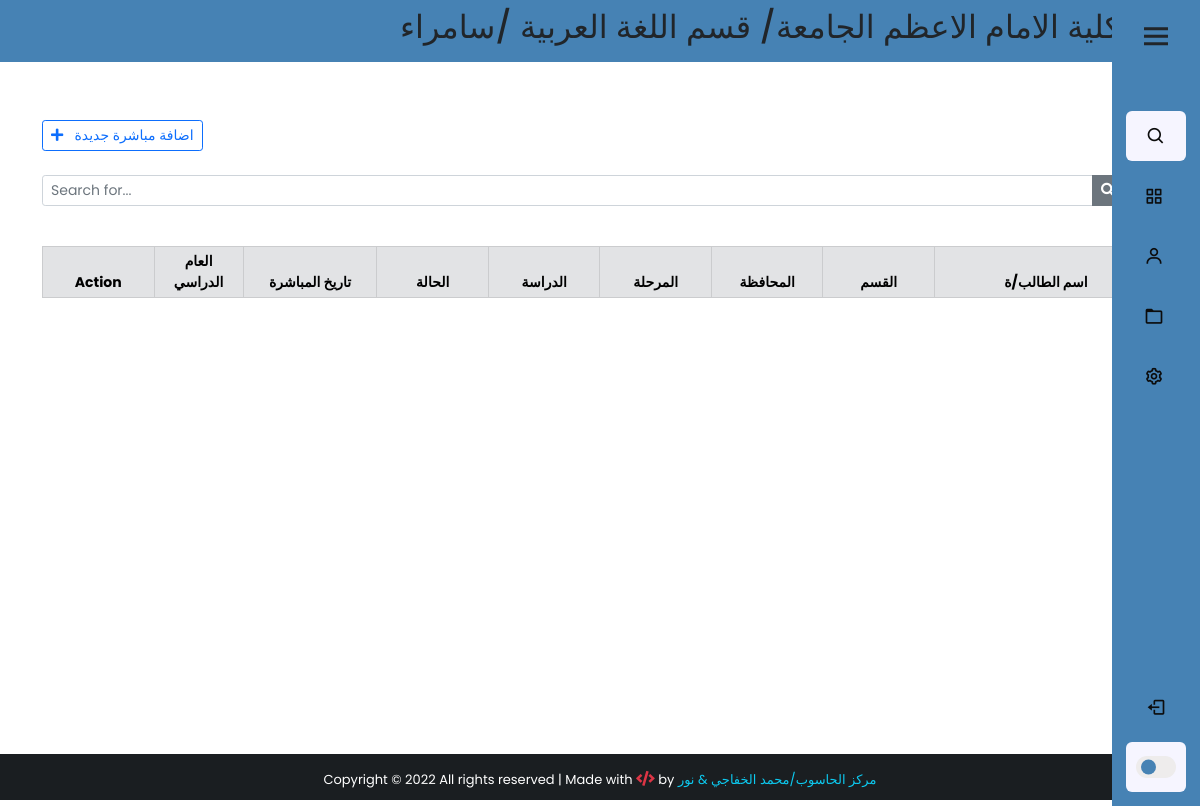
The page /backend-allstudents/ (signed in) on the database as committed earlier.
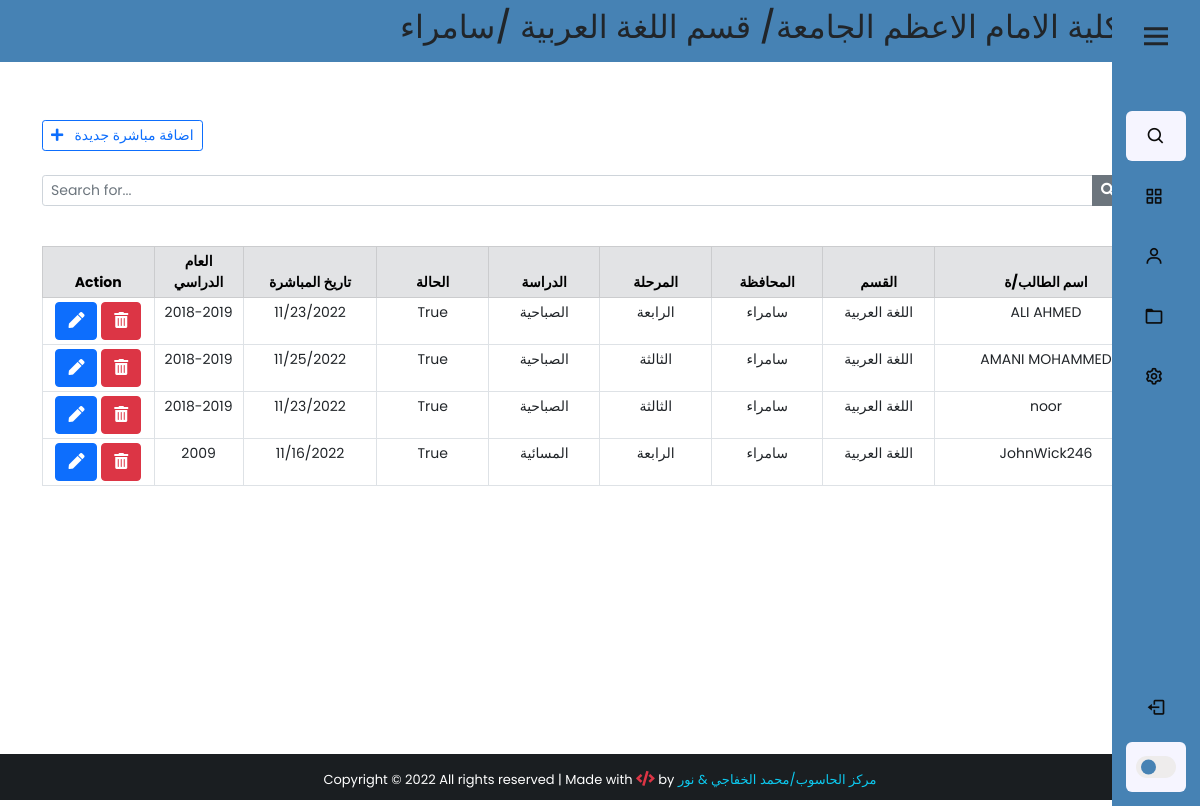
The same page on the database as committed later.
### app/models.py (models this page shows, shortened)
class UserProfile(models.Model):
    user = models.OneToOneField(User,on_delete=models.PROTECT,verbose_name="اسم المستخدم")
    Dname = models.ForeignKey(Department,on_delete=models.PROTECT,verbose_name="القسم")
    Cname = models.ForeignKey(City,on_delete=models.PROTECT,verbose_name="المحافظة")
    class Meta:
        verbose_name_plural = "بروفايل المستخدمين"

class Department(models.Model):
    Dname = models.CharField(max_length=100,verbose_name="القسم")
    def __str__(self):
        return self.Dname
    class Meta:
        verbose_name_plural = "الاقسام العلمية"

class City(models.Model):
    Cname = models.CharField(max_length=100,verbose_name="المحافظة")
    def __str__(self):
        return self.Cname
    class Meta:
        verbose_name_plural = "المحافظات"

class AllStudents(models.Model):
    stage_list = (
        ("الاولى", "الاولى"),
        ("الثانية", "الثانية"),
        ("الثالثة", "الثالثة"),
        ("الرابعة", "الرابعة"),
    )
    study_list = (
        ("الصباحية", "الصباحية"),
        ("المسائية", "المسائية"),
    )
    user = models.CharField(max_length=100, verbose_name="اسم المستخدم")
    name = models.CharField(max_length=100, verbose_name="اسم الطالب/ة")
    Dname = models.CharField(max_length=100, verbose_name="القسم")
    Cname = models.CharField(max_length=100, verbose_name="المحافظة")
    stage = models.CharField(max_length=50, verbose_name="المرحلة", choices=stage_list,)
    state = models.BooleanField(max_length=100, verbose_name="مباشرة",default=True,null=True,blank=True)
    date = models.DateField(verbose_name="تاريخ المباشرة",null=True,blank=True)
    year = models.CharField(max_length=50, verbose_name="العام الدراسي")
    study = models.CharField(max_length=20,verbose_name="الدراسة", choices=study_list,null=True)
    note = models.TextField(blank=True, null=True, verbose_name="الملاحظات")
    img = models.ImageField(upload_to="%y/%m",null=True,blank=True)
    created_at = models.DateTimeField(auto_now_add=True)
    class Meta:
        verbose_name_plural = 'مباشرات الطلبة'

### app/views.py (the view)
# urls.py: path('backend-allstudents/',views.backend_all_student,name="backend_all_student"),
@cache_control(no_cache=True, must_revalidate=True, no_store=True)
@login_required(login_url='login')
def backend_all_student(request):
    if 'q' in request.GET:
        q = request.GET['q']
        user = request.user.userprofile
        all_student_list = AllStudents.objects.filter(
            Q(name__icontains=q) | Q(stage=q) | Q(study=q)
        ).order_by('-created_at')
        all_student_list=all_student_list.filter(Dname=user.Dname,Cname=user.Cname,user=user.user)
    else:
        user = request.user.userprofile
        all_student_list = AllStudents.objects.all().filter(
            user=user.user, Dname=user.Dname, Cname=user.Cname).order_by('-created_at','stage')
    paginator = Paginator(all_student_list, 5)
    page = request.GET.get('page')
    all_students = paginator.get_page(page)
    context = {
        'allstd': all_students,
        'user': user,
    }
    return render(request, 'AllStudents/backend-allstudents.html', context)

### app/templates/AllStudents/backend-allstudents.html (shortened to what this page needs)
{% extends 'base2.html' %}
{% block content %}
<div class="container" style="padding-top:10px;">
     <br><br>
     <div class="d-flex justify-content-between">
          <a href="{% url 'add_allstudent' %}" class="btn btn-outline-primary btn-sm"> <i class="fas fa-plus"></i>&nbsp;&nbsp; اضافة مباشرة جديدة</a>
     </div>
     <form action="">
          <div class="input-group input-group-sm mb-3 mt-4">
               <input type="text" name="q" class="form-control" placeholder="Search for..." value="{{ request.GET.q }}">
               <button class="btn btn-secondary"><i class="fas fa-search"></i></button>
               <a href="{% url 'backend_all_student' %}" class="btn btn-dark" style="margin-left:2px;"></a>
          </div>
     </form>
     <center>
          <table class="table table-bordered table-sm mt-4" style="text-align: center; font-size: 14px;">
               <thead class="table-secondary">
                  <div class="row">
                    <tr>
                         <th class="col-lg-2 col-sm-1" style="width:10%;" colspan="1">Action</th>
                         <th class="col-lg-2 col-sm-1" style="width:8%;">العام الدراسي</th>
                         <th class="col-lg-2 col-sm-1" style="width:12%;">تاريخ المباشرة</th>
                         <th class="col-lg-2 col-sm-1" style="width:10%;">الحالة</th>
                         <th class="col-lg-2 col-sm-1" style="width:10%;">الدراسة </th>
                         <th class="col-lg-2 col-sm-1" style="width:10%;">المرحلة </th>
                         <th class="col-lg-2 col-sm-1" style="width:10%;">المحافظة</th>
                         <th class="col-lg-2 col-sm-1" style="width:10%;">القسم</th>
                         <th class="col-lg-2 col-sm-1" style="width:20%;">اسم الطالب/ة</th>
                    </tr>
              </div>
               </thead>
               {% for std in allstd %}
               <tr>
                     <td>
                         <a href="/all_student/{{std.id}}" class="btn btn-primary " title="Edit patient">
                              <i class="fas fa-pen"></i>
                         </a>
                         <a class="btn btn-secondary btn-danger" title="Remove patient" data-bs-toggle="modal" data-bs-target="#deleteModal{{std.pk}}">
                              <i class="fas fa-trash-alt"></i>
                         </a>
                     </td>
                    <td>{{std.year}}</td>
                     <td>{{std.date | date:'m/d/Y'}}</td>
                    <td>{{std.state}}</td>
                    <td>{{std.study}}</td>
                    <td>{{std.stage}}</td>
                    <td>{{std.Cname}}</td>
                    <td>{{std.Dname}}</td>
                    <td >{{std.name}}</td>
               </tr>
               {% endfor %}
          </table>
     </center>
    <br> <br>
     </div>
{% endblock content %}

### app/templates/base2.html (shortened to what this page needs)
{% load static %}
<!DOCTYPE html>
<html lang="en">
<head>
    <link href="https://cdn.jsdelivr.net/npm/bootstrap@5.0.2/dist/css/bootstrap.min.css" rel="stylesheet">
    <link rel="stylesheet" href="https://use.fontawesome.com/releases/v5.15.4/css/all.css">
    <link rel="stylesheet" href="{% static 'css/style.css' %}">
</head>
<body style="overflow: scroll;">
{% include 'sidebar-dark.html' %}
 <div class="wrapper">
    <header>
        <nav class="navbar navbar-expand-id navbar-dark "style="background-color:steelblue; text-align:center;">
             <h2 class="text-dark text-outline-primary" style=" margin-left:400px;">كلية الامام الاعظم الجامعة/ قسم  {{user.Dname}}  /{{user.Cname}}</h2>
        </nav>
    </header>
    {% block content %}
    {% endblock content %}
         </div>
 {% include 'footer.html' %}
</body>
</html>

### app/templates/sidebar-dark.html (shortened to what this page needs)
  {% load static %}
  <link href='https://unpkg.com/boxicons@2.1.1/css/boxicons.min.css' rel='stylesheet'>
  <link rel="stylesheet" href="{% static 'css/sidebar-dark.css' %}">
<nav class="sidebar close">
        <header>
           <div class="image-text">
                    <span class="image">
                        <i class='bx bx-menu' id="btn" style="font-size:36px"> </i>
                        </span>
            </div>
        </header>
        <div class="menu-bar">
            <div class="menu">
                <li class="search-box">
                    <i class='bx bx-search icon'></i>
                </li>
                <ul class="menu-links">
                    <li class="nav-link">
                        <a href="/backend/">
                            <i class='bx bx-grid-alt icon'></i>
                        </a>
                    </li>
                    <li class="nav-link">
                        <a href="/backendState/">
                            <i class='bx bx-user icon' ></i>
                        </a>
                    </li>
                    <li class="nav-link">
                        <a href="/notifications/">
                            <i class='bx bx-folder icon'></i>
                        </a>
                    </li>
                    <li class="nav-link">
                        <a href="/backend-allstudents/">
                            <i class='bx bx-cog icon' ></i>
                        </a>
                    </li>
                </ul>
            </div>
            <div class="bottom-content">
                <li class="">
                    <a href="#" id="btn-nav" data-bs-toggle="modal" data-bs-target="#exampleModal">
                        <i class='bx bx-log-out icon' class='bx bx-log-out' id="log_out" ></i>
                    </a>
                </li>
                <li class="mode">
                    <div class="toggle-switch">
                        <span class="switch"></span>
                    </div>
                </li>
            </div>
        </div>
    </nav>

### app/templates/footer.html (shortened to what this page needs)
  <footer class="bg-dark text-center text-lg-start mt-1" id="footer" style="color:#fff;">
    <div class="text-center p-3" style="background-color:rgba(0, 0, 0,0.2);">
        Copyright &copy; {% now "Y" %} All rights reserved | Made with
        <i class="text-danger fas fa-code" style="font-size:15px"></i> by
        <a href="#" target="_blank" style="color:#0dcaf0; text-decoration:none;">مركز الحاسوب/محمد الخفاجي & نور</a>
    </div>
   </footer>

### std_collage/static/css/style.css (style rules this page uses)
html , body { height: 100%; margin: 0; max-width: 100%; overflow-y: hidden; }
#btn-nav { width: 90px; float: right; margin-right: 25px; }
.wrapper { min-height:100%; margin-bottom: -50px; }
#footer, .push { height: 50px; font-size:13px; }

### std_collage/static/css/sidebar-dark.css (style rules this page uses)
* { margin: 0; padding: 0; box-sizing: border-box; font-family: 'Poppins', sans-serif; }
:root { --body-color: white ; --sidebar-color:steelblue; --primary-color: cornflowerblue; --primary-color-light: #F6F5FF; --toggle-color: rgb(238, 236, 236); --text-color: #0c0c0c; --tran-03: all 0.2s ease; --tran-03: all 0.3s ease; --tran-04: all 0.3s ease; --tran-05: all 0.3s ease; }
body { min-height: 100vh; background-color: var(--body-color); transition: var(--tran-05); }
.sidebar { position: fixed; top: 0; right: 0; height: 100%; width: 250px; padding: 10px 14px; background: var(--sidebar-color); transition: var(--tran-05); z-index: 100; }
.sidebar.close { width: 88px; }
.sidebar li { height: 50px; list-style: none; display: flex; align-items: left; margin-top: 10px; }
.sidebar header .image, .sidebar .icon { min-width: 60px; border-radius: 6px; }
.sidebar .icon { min-width: 60px; border-radius: 6px; height: 100%; display: flex; align-items: center; justify-content: center; font-size: 20px; }
.sidebar .text, .sidebar .icon { color: var(--text-color); transition: var(--tran-03); }
.sidebar header { position: relative; }
.sidebar header .image-text { display: flex; align-items: center; }
.sidebar header .image { display: flex; align-items: center; justify-content: center; }
.sidebar .menu { margin-top: 40px; }
.sidebar li.search-box { border-radius: 6px; background-color: var(--primary-color-light); cursor: pointer; transition: var(--tran-05); }
.sidebar li a { list-style: none; height: 100%; background-color: transparent; display: flex; align-items: center; height: 100%; width: 100%; border-radius: 6px; text-decoration: none; transition: var(--tran-03); }
.nav-link { margin-left:-50px; }
.sidebar .menu-bar { height: calc(100% - 55px); display: flex; flex-direction: column; justify-content: space-between; overflow-y: scroll; }
.sidebar .menu-bar .mode { border-radius: 6px; background-color: var(--primary-color-light); position: relative; transition: var(--tran-05); }
.menu-bar .bottom-content .toggle-switch { position: absolute; right: 0; height: 100%; min-width: 60px; display: flex; align-items: center; justify-content: center; border-radius: 6px; cursor: pointer; }
.toggle-switch .switch { position: relative; height: 22px; width: 40px; border-radius: 25px; background-color: var(--toggle-color); transition: var(--tran-05); }
.switch::before { content: ''; position: absolute; height: 15px; width: 15px; border-radius: 50%; top: 50%; left: 5px; transform: translateY(-50%); background-color: var(--sidebar-color); transition: var(--tran-04); }

Rows that differ between the two databases and show on the page:
added AllStudents: year "2018-2019", date "11/23/2022", state "True", study "الصباحية", stage "الرابعة", Cname "سامراء", Dname "اللغة العربية", name "ALI AHMED"
added AllStudents: year "2018-2019", date "11/25/2022", state "True", study "الصباحية", stage "الثالثة", Cname "سامراء", Dname "اللغة العربية", name "AMANI MOHAMMED"
added AllStudents: year "2018-2019", date "11/23/2022", state "True", study "الصباحية", stage "الثالثة", Cname "سامراء", Dname "اللغة العربية", name "noor"
added AllStudents: year "2009", date "11/16/2022", state "True", study "المسائية", stage "الرابعة", Cname "سامراء", Dname "اللغة العربية", name "JohnWick246"
